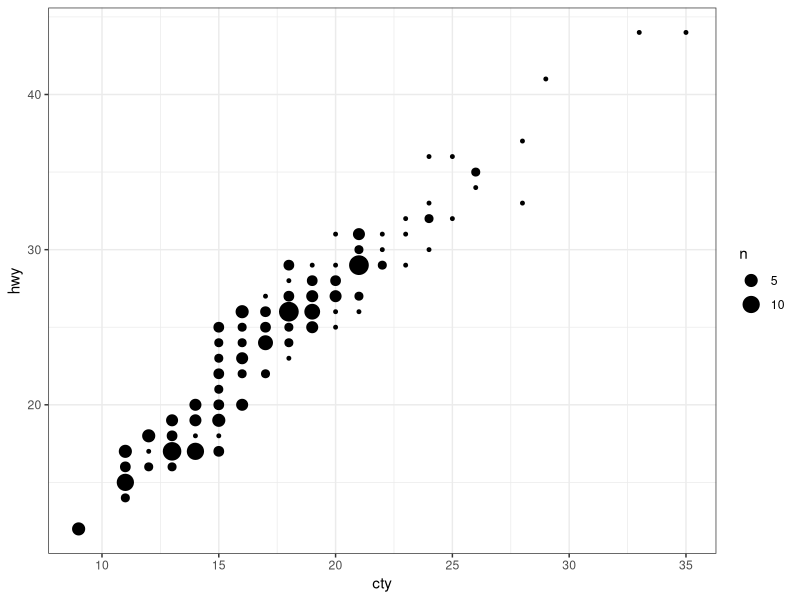
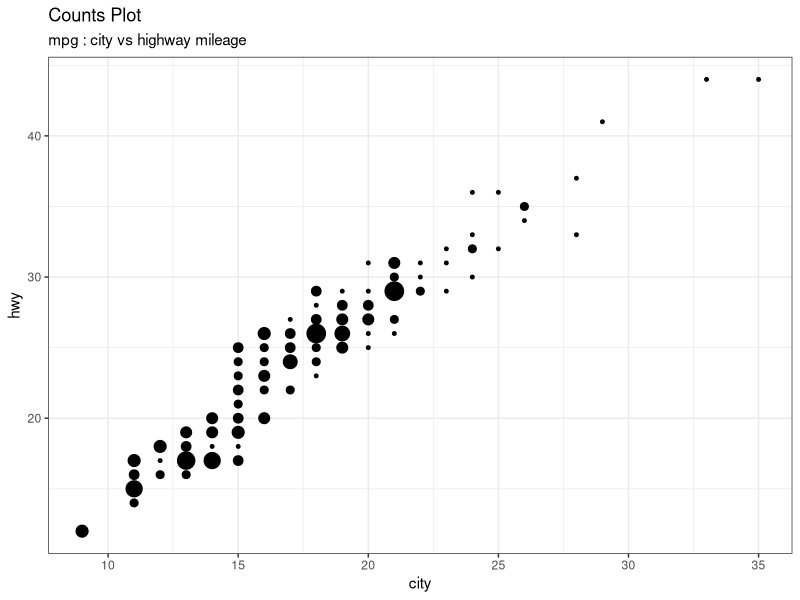
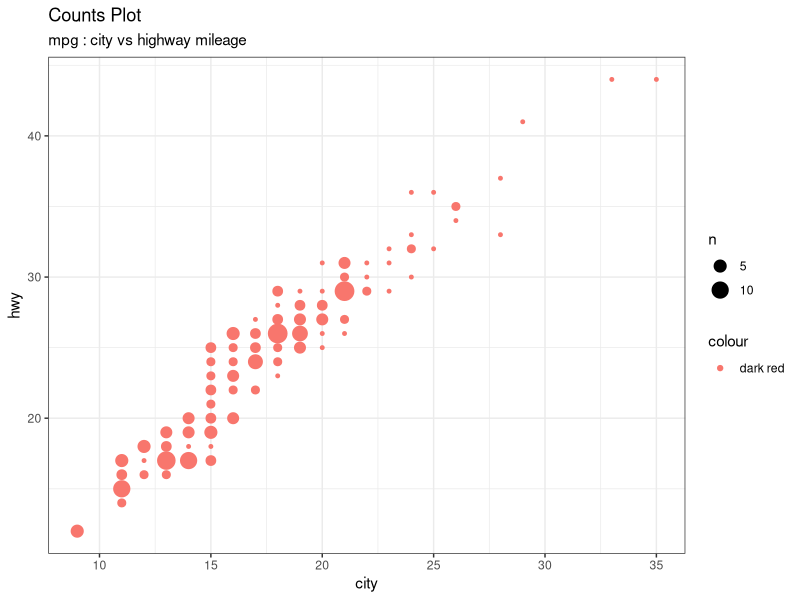
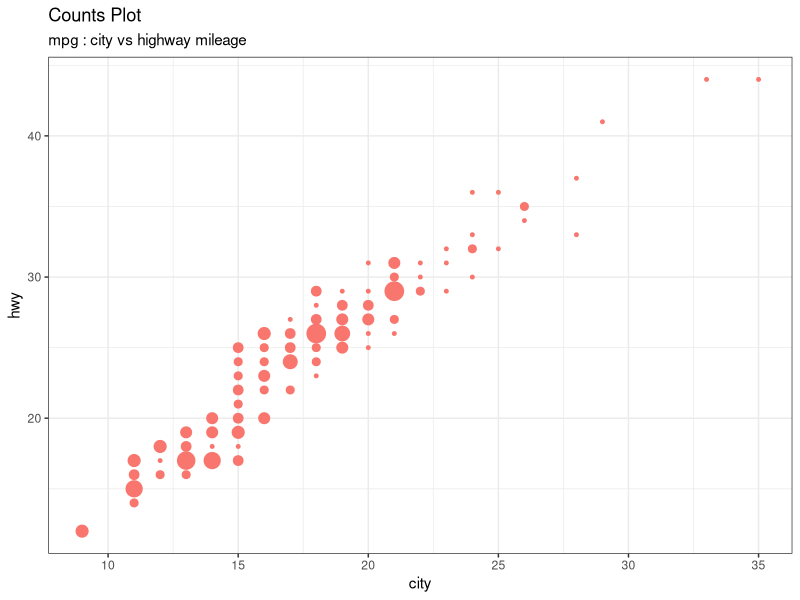
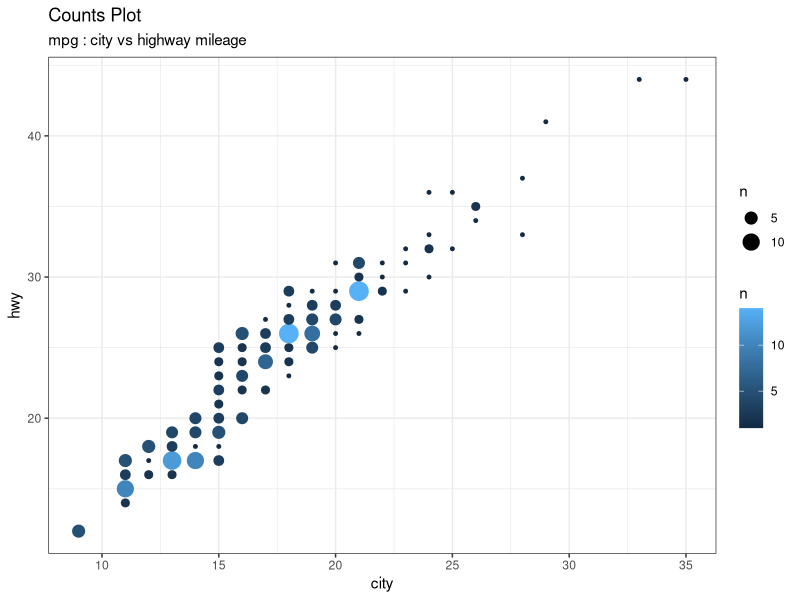
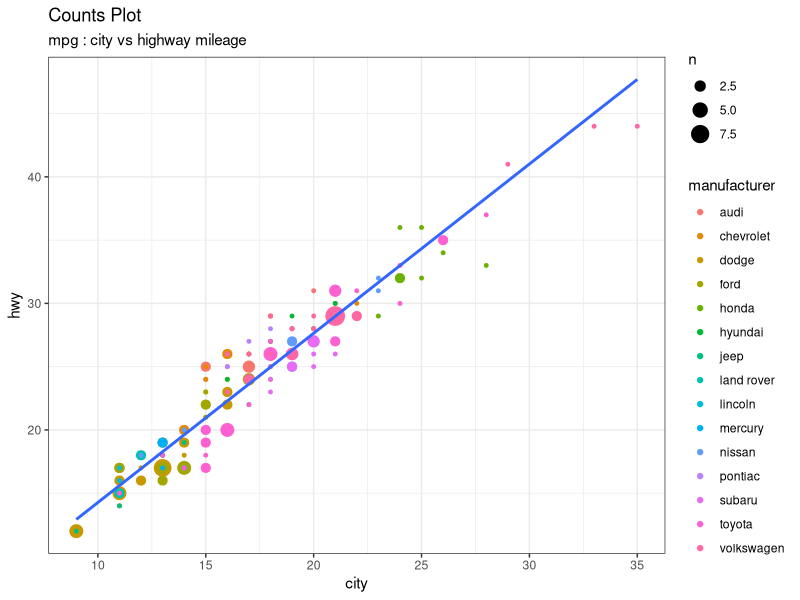
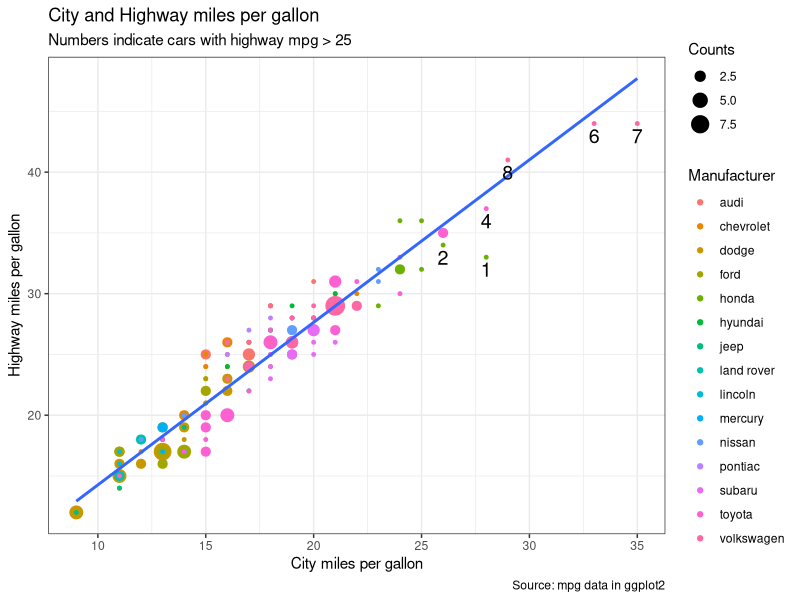

Here is the R script that generated these plots, in order:
# load package and data
library(ggplot2)
library(tidyverse)
install.packages('tidyverse')
# load data
data(mpg)
?mpg
str(mpg)

# pre-set the bw theme.
theme_set(theme_bw()) 

# Count Plot basic with mpg dataset and cty as x-axis & hwy as y-axis
ggplot(data = mpg, aes(x=cty, y=hwy))+
  geom_count()

# Add "Counts Plot as title and mpg: city vs highway mileage as subtitle
ggplot(data = mpg, aes(x=cty, y=hwy) )+
  geom_count(show.legend=FALSE) +
  labs(title='Counts Plot',
       x='city',
       y='hwy',
       subtitle='mpg : city vs highway mileage')

#Change the plot color 
ggplot(data = mpg, aes(x=cty, y=hwy) )+
  geom_count(aes(color='dark red') ) +
  labs(title='Counts Plot',
       x='city',
       y='hwy',
       subtitle='mpg : city vs highway mileage' )

# Change Count Plot with gradation color
ggplot(data = mpg, aes(x=cty, y=hwy)) +
  geom_count(aes(color='dark red'), show.legend=FALSE) +
  #guides(color = 'legend') +
  labs(title='Counts Plot',
       x='city',
       y='hwy',
       subtitle='mpg : city vs highway mileage' )

# Change Count Plot with color in each respected manufacturer
ggplot(data = mpg, aes(x=cty, y=hwy)) +
  geom_count(aes(color=..n..,size=..n..)) +
  labs(title='Counts Plot',
       x='city',
       y='hwy',
       subtitle='mpg : city vs highway mileage')

# Add regression line
ggplot(data = mpg, aes(x=cty, y=hwy) ) + 
  geom_count(aes(color=manufacturer)) +     # Add count geom (see ?geom_count)
  geom_smooth(method="lm", se=FALSE) +
  labs(title='Counts Plot',
       x='city',
       y='hwy',
       subtitle='mpg : city vs highway mileage')

# Another fancier example
ggplot(data = mpg, aes(x=cty, y=hwy) ) + 
  geom_count(aes(color=manufacturer)) +     # Add count geom (see ?geom_count)
  geom_smooth(method="lm", se=FALSE) +                   # smoothed line without confidence interval
  geom_text(data = filter(mpg, cty > 25), 
            aes(x = cty,y = hwy, 
                label = rownames(filter(mpg, cty > 25))),
            position = position_nudge(y = -1), 
            check_overlap = TRUE, 
            size = 5) + 
  labs(x = "City miles per gallon", 
       y = "Highway miles per gallon",
       title = "City and Highway miles per gallon", 
       subtitle = "Numbers indicate cars with highway mpg > 25",
       caption = "Source: mpg data in ggplot2",
       color = "Manufacturer", 
       size = "Counts") +
  theme_bw()

